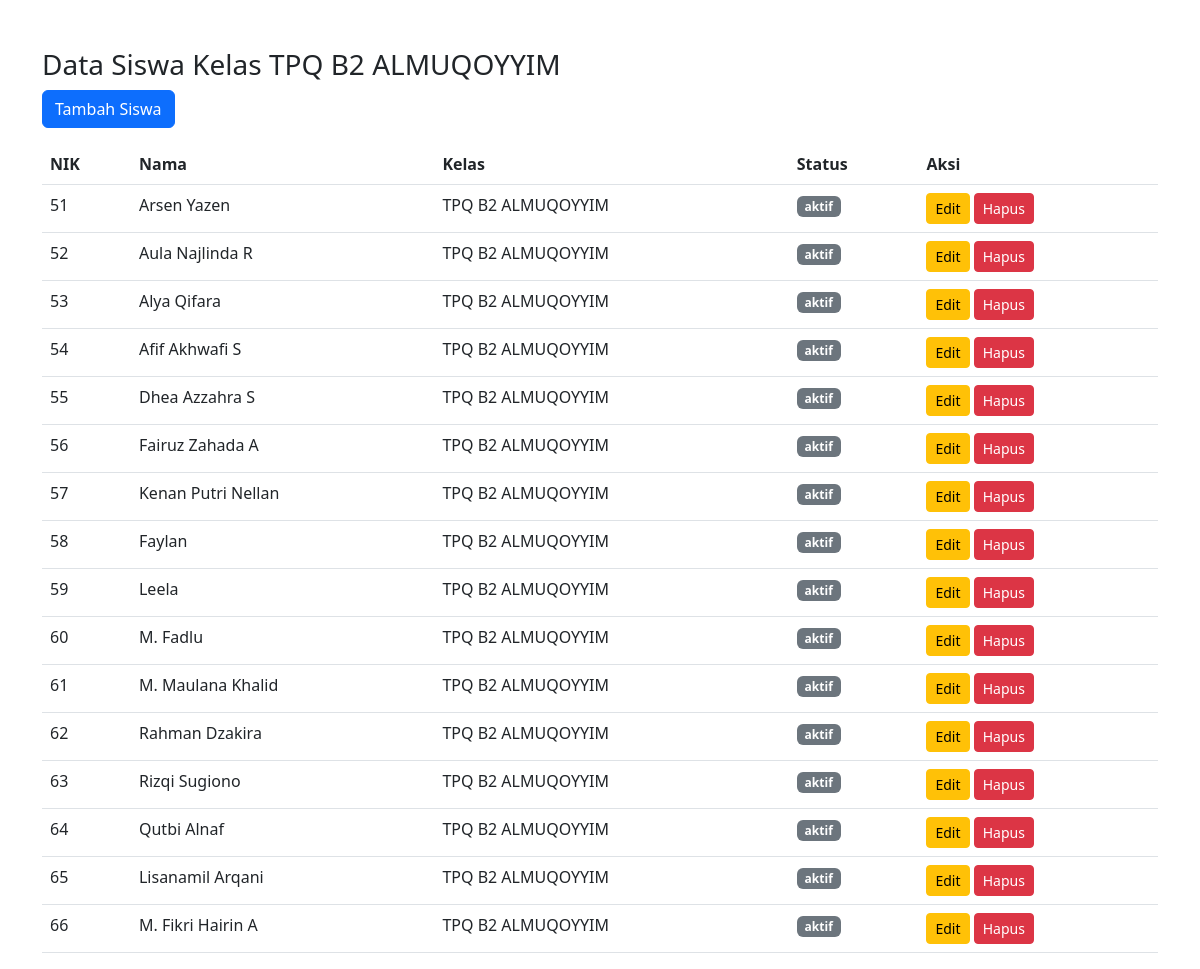
Page /list_siswa.php?kelas=10 on the committed database.
### tables this page shows
CREATE TABLE `kelas` (
  `id` int(11) NOT NULL,
  `nama_kelas` varchar(50) NOT NULL,
  `spp` int(11) NOT NULL,
  `wali_kelas` varchar(100) DEFAULT NULL
);

CREATE TABLE `siswa` (
  `NIK` int(20) NOT NULL,
  `nama` varchar(100) NOT NULL,
  `kelas` int(10) NOT NULL,
  `status` text DEFAULT NULL,
  `jenis_kelamin` enum('L','P') DEFAULT NULL,
  `alamat` text DEFAULT NULL,
  `no_hp` varchar(15) DEFAULT NULL,
  `nama_ayah` varchar(100) DEFAULT NULL,
  `nama_ibu` varchar(100) DEFAULT NULL,
  `pekerjaan_ayah` varchar(100) DEFAULT NULL,
  `pekerjaan_ibu` varchar(100) DEFAULT NULL,
  `tahun_masuk` year(4) DEFAULT NULL,
  `kelas_id` int(11) DEFAULT NULL
);

### list_siswa.php (the view, shortened to what this page needs)
<?php
include_once 'db.php';
$kelas_id = $_GET['kelas'] ?? null;
$kelas = null;
if ($kelas_id) {
    $check_kelas = $conn->prepare("SELECT * FROM kelas WHERE id = ?");
    $check_kelas->bind_param("i", $kelas_id);
    $check_kelas->execute();
    $check_result = $check_kelas->get_result();
    if ($check_result->num_rows === 0) {
        $kelas_id = null;
    } else {
        $kelas = $check_result->fetch_assoc();
    }
}
if ($kelas_id) {
    $siswa_query = $conn->prepare("SELECT s.NIK, s.nama, s.status, k.nama_kelas
                                    FROM siswa s
                                    LEFT JOIN kelas k ON s.kelas = k.id
                                    WHERE s.kelas = ?");
    $siswa_query->bind_param("i", $kelas_id);
    $siswa_query->execute();
    $siswa_result = $siswa_query->get_result();
} else {
    $siswa_result = $conn->query("SELECT s.NIK, s.nama, s.status, k.nama_kelas
                                    FROM siswa s
                                    LEFT JOIN kelas k ON s.kelas = k.id");
}
?>
<!DOCTYPE html>
<html lang="id">
<head>
    <link href="https://cdn.jsdelivr.net/npm/bootstrap@5.3.0/dist/css/bootstrap.min.css" rel="stylesheet">
</head>
<body>
    <div class="container mt-5">
        <h3><?= $kelas_id && $kelas ? 'Data Siswa Kelas ' . htmlspecialchars($kelas['nama_kelas']) : 'Data Siswa' ?></h3>
        <a href="input_siswa.php?menu=data_siswa" class="btn btn-primary mb-3">Tambah Siswa</a>
        <div class="table-responsive">
            <table class="table table-hover">
                <thead>
                    <tr>
                        <th>NIK</th>
                        <th>Nama</th>
                        <th>Kelas</th>
                        <th>Status</th>
                        <th>Aksi</th>
                    </tr>
                </thead>
                <tbody>
                    <?php while($siswa = $siswa_result->fetch_assoc()): ?>
                        <tr>
                            <td><?= htmlspecialchars($siswa['NIK']) ?></td>
                            <td><?= htmlspecialchars($siswa['nama']) ?></td>
                            <td><?= htmlspecialchars($siswa['nama_kelas'] ?? 'Tanpa Kelas') ?></td>
                            <td>
                               <span class="badge <?= $siswa['status'] === 'Aktif' ? 'bg-success' : 'bg-secondary' ?>">
                                <?= htmlspecialchars($siswa['status']) ?>
                            </span>
                        </td>
                        <td>
                            <a href="edit_siswa.php?nik=<?= urlencode($siswa['NIK']) ?>" class="btn btn-sm btn-warning">Edit</a>
                            <a href="hapus_siswa.php?nik=<?= urlencode($siswa['NIK']) ?>" class="btn btn-sm btn-danger">Hapus</a>
                        </td>
                        </tr>
                    <?php endwhile; ?>
                </tbody>
            </table>
        </div>
    </div>
</body>
</html>

### rows in the picture
kelas: nama_kelas "TPQ B2 ALMUQOYYIM"
siswa: NIK "51", nama "Arsen Yazen", kelas.nama_kelas "TPQ B2 ALMUQOYYIM", status "aktif"
siswa: NIK "52", nama "Aula Najlinda R", kelas.nama_kelas "TPQ B2 ALMUQOYYIM", status "aktif"
siswa: NIK "53", nama "Alya Qifara", kelas.nama_kelas "TPQ B2 ALMUQOYYIM", status "aktif"
siswa: NIK "54", nama "Afif Akhwafi S", kelas.nama_kelas "TPQ B2 ALMUQOYYIM", status "aktif"
siswa: NIK "55", nama "Dhea Azzahra S", kelas.nama_kelas "TPQ B2 ALMUQOYYIM", status "aktif"
siswa: NIK "56", nama "Fairuz Zahada A", kelas.nama_kelas "TPQ B2 ALMUQOYYIM", status "aktif"
siswa: NIK "57", nama "Kenan Putri Nellan", kelas.nama_kelas "TPQ B2 ALMUQOYYIM", status "aktif"
siswa: NIK "58", nama "Faylan", kelas.nama_kelas "TPQ B2 ALMUQOYYIM", status "aktif"
siswa: NIK "59", nama "Leela", kelas.nama_kelas "TPQ B2 ALMUQOYYIM", status "aktif"
siswa: NIK "60", nama "M. Fadlu", kelas.nama_kelas "TPQ B2 ALMUQOYYIM", status "aktif"
siswa: NIK "61", nama "M. Maulana Khalid", kelas.nama_kelas "TPQ B2 ALMUQOYYIM", status "aktif"
siswa: NIK "62", nama "Rahman Dzakira", kelas.nama_kelas "TPQ B2 ALMUQOYYIM", status "aktif"
siswa: NIK "63", nama "Rizqi Sugiono", kelas.nama_kelas "TPQ B2 ALMUQOYYIM", status "aktif"
siswa: NIK "64", nama "Qutbi Alnaf", kelas.nama_kelas "TPQ B2 ALMUQOYYIM", status "aktif"
siswa: NIK "65", nama "Lisanamil Arqani", kelas.nama_kelas "TPQ B2 ALMUQOYYIM", status "aktif"
siswa: NIK "66", nama "M. Fikri Hairin A", kelas.nama_kelas "TPQ B2 ALMUQOYYIM", status "aktif"
